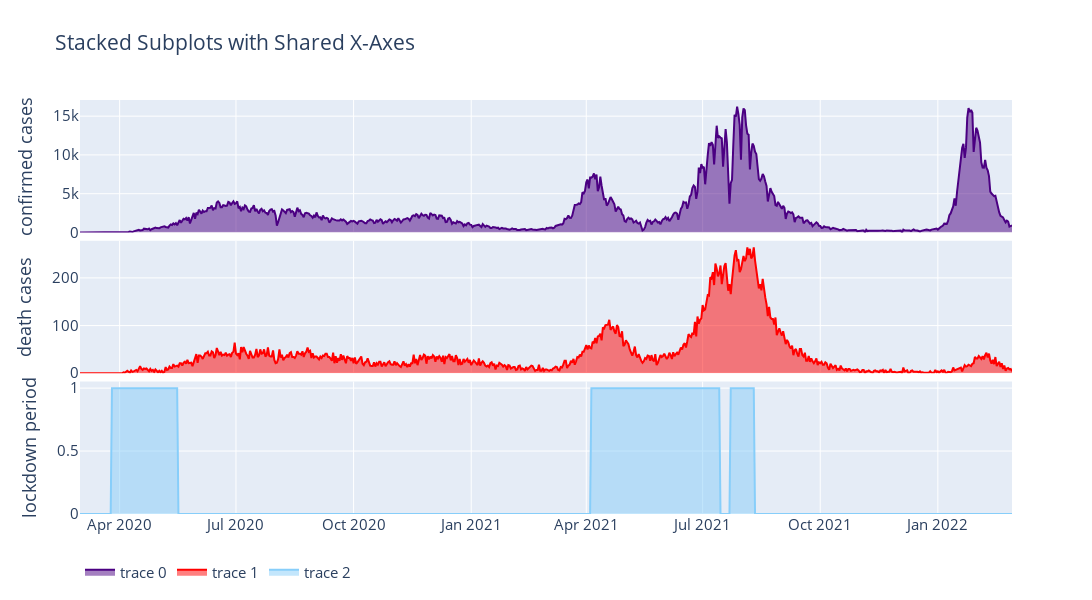

The cell this chart's notebook holds for it:
### Code cell
from plotly.subplots import make_subplots
import plotly.graph_objects as go

fig = make_subplots(rows=3, cols=1,
                    shared_xaxes=True,
                    vertical_spacing=0.02)
fig.add_trace(
    go.Scatter(x=covid_cases.index, y=covid_cases.confirmed, fill='tozeroy', mode='lines', line_color='indigo'),
    row=1, col=1)

fig.add_trace(
    go.Scatter(x=covid_cases.index, y=covid_cases.deaths, fill='tozeroy', mode='lines', line_color='red'),
    row=2, col=1)

fig.add_trace(
    go.Scatter(x=covid_cases.index, y=covid_cases.lockdown, fill='tozeroy', mode='lines', line_color='lightskyblue'),
    row=3, col=1)

fig.update_layout(height=600, width=1800,
                  title_text="Stacked Subplots with Shared X-Axes", legend_orientation='h',font_size=15)

fig.update_yaxes(title_text="confirmed cases", row=1, col=1)
fig.update_yaxes(title_text="death cases", row=2, col=1)
fig.update_yaxes(title_text="lockdown period", row=3, col=1)
fig.show()

### Figure 1 — Plotly figure (JSON) as saved in the notebook; plotly's stock layout.template omitted (floating-point values rounded to 4 significant figures; data arrays with more than 128 entries replaced by an {"elided": "..."} marker saying what was removed)
{"data": [{"fill": "tozeroy", "line": {"color": "indigo"}, "mode": "lines", "type": "scatter", "x": {"elided": "730 str values"}, "xaxis": "x", "y": {"elided": "730 float values"}, "yaxis": "y"}, {"fill": "tozeroy", "line": {"color": "red"}, "mode": "lines", "type": "scatter", "x": {"elided": "730 str values"}, "xaxis": "x2", "y": {"elided": "730 float values"}, "yaxis": "y2"}, {"fill": "tozeroy", "line": {"color": "lightskyblue"}, "mode": "lines", "type": "scatter", "x": {"elided": "730 str values"}, "xaxis": "x3", "y": {"elided": "730 int values"}, "yaxis": "y3"}], "layout": {"font": {"size": 15}, "height": 600, "legend": {"orientation": "h"}, "title": {"text": "Stacked Subplots with Shared X-Axes"}, "width": 1800, "xaxis": {"anchor": "y", "domain": [0.0, 1.0], "matches": "x3", "showticklabels": false}, "xaxis2": {"anchor": "y2", "domain": [0.0, 1.0], "matches": "x3", "showticklabels": false}, "xaxis3": {"anchor": "y3", "domain": [0.0, 1.0]}, "yaxis": {"anchor": "x", "domain": [0.68, 1.0], "title": {"text": "confirmed cases"}}, "yaxis2": {"anchor": "x2", "domain": [0.34, 0.66], "title": {"text": "death cases"}}, "yaxis3": {"anchor": "x3", "domain": [0.0, 0.32], "title": {"text": "lockdown period"}}}}
